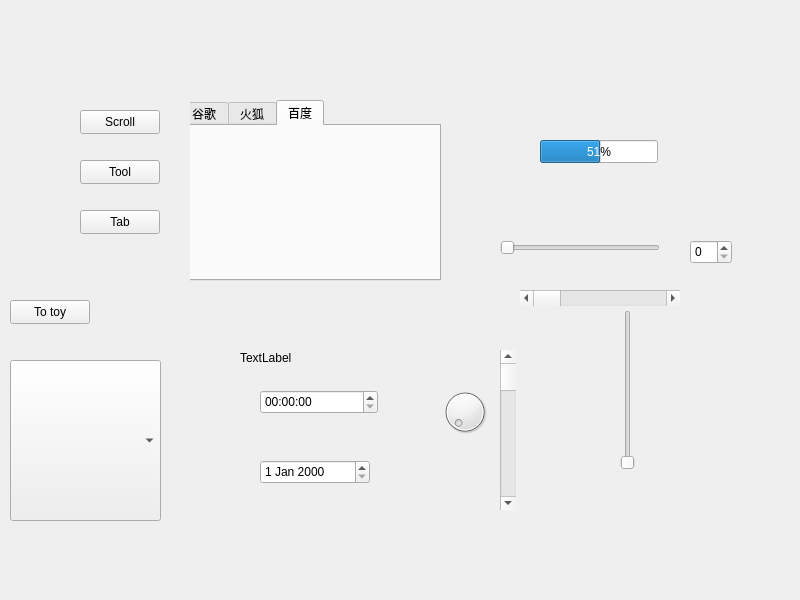
<?xml version="1.0" encoding="UTF-8"?>
<ui version="4.0">
 <class>Widget</class>
 <widget class="QWidget" name="Widget">
  <property name="geometry">
   <rect>
    <x>0</x>
    <y>0</y>
    <width>800</width>
    <height>600</height>
   </rect>
  </property>
  <property name="windowTitle">
   <string>Widget</string>
  </property>
  <widget class="QStackedWidget" name="stackedWidget">
   <property name="geometry">
    <rect>
     <x>190</x>
     <y>80</y>
     <width>281</width>
     <height>211</height>
    </rect>
   </property>
   <property name="currentIndex">
    <number>1</number>
   </property>
   <widget class="QWidget" name="page_3">
    <widget class="QScrollArea" name="scrollArea">
     <property name="geometry">
      <rect>
       <x>130</x>
       <y>40</y>
       <width>100</width>
       <height>104</height>
      </rect>
     </property>
     <property name="widgetResizable">
      <bool>true</bool>
     </property>
     <widget class="QWidget" name="scrollAreaWidgetContents">
      <property name="geometry">
       <rect>
        <x>0</x>
        <y>-73</y>
        <width>98</width>
        <height>191</height>
       </rect>
      </property>
      <layout class="QVBoxLayout" name="verticalLayout">
       <item>
        <widget class="QPushButton" name="pushButton_5">
         <property name="text">
          <string>PushButton</string>
         </property>
        </widget>
       </item>
       <item>
        <widget class="QPushButton" name="pushButton_3">
         <property name="text">
          <string>PushButton</string>
         </property>
        </widget>
       </item>
       <item>
        <widget class="QPushButton" name="pushButton_4">
         <property name="text">
          <string>PushButton</string>
         </property>
        </widget>
       </item>
       <item>
        <widget class="QPushButton" name="pushButton">
         <property name="text">
          <string>PushButton</string>
         </property>
        </widget>
       </item>
       <item>
        <widget class="QToolButton" name="toolButton">
         <property name="text">
          <string>...</string>
         </property>
        </widget>
       </item>
       <item>
        <widget class="QPushButton" name="pushButton_2">
         <property name="text">
          <string>PushButton</string>
         </property>
        </widget>
       </item>
      </layout>
     </widget>
    </widget>
   </widget>
   <widget class="QWidget" name="page_5">
    <widget class="QTabWidget" name="tabWidget">
     <property name="geometry">
      <rect>
       <x>-10</x>
       <y>20</y>
       <width>261</width>
       <height>181</height>
      </rect>
     </property>
     <property name="currentIndex">
      <number>2</number>
     </property>
     <widget class="QWidget" name="">
      <attribute name="title">
       <string>谷歌</string>
      </attribute>
     </widget>
     <widget class="QWidget" name="tab">
      <attribute name="title">
       <string>火狐</string>
      </attribute>
     </widget>
     <widget class="QWidget" name="tab_2">
      <attribute name="title">
       <string>百度</string>
      </attribute>
     </widget>
    </widget>
   </widget>
   <widget class="QWidget" name="page_4">
    <widget class="QToolBox" name="toolBox">
     <property name="geometry">
      <rect>
       <x>160</x>
       <y>10</y>
       <width>81</width>
       <height>171</height>
      </rect>
     </property>
     <property name="currentIndex">
      <number>0</number>
     </property>
     <widget class="QWidget" name="">
      <property name="geometry">
       <rect>
        <x>0</x>
        <y>0</y>
        <width>81</width>
        <height>81</height>
       </rect>
      </property>
      <attribute name="label">
       <string>妹妹</string>
      </attribute>
      <widget class="QPushButton" name="pushButton_6">
       <property name="geometry">
        <rect>
         <x>20</x>
         <y>20</y>
         <width>80</width>
         <height>24</height>
        </rect>
       </property>
       <property name="text">
        <string>PushButton</string>
       </property>
      </widget>
     </widget>
     <widget class="QWidget" name="page_2">
      <property name="geometry">
       <rect>
        <x>0</x>
        <y>0</y>
        <width>81</width>
        <height>81</height>
       </rect>
      </property>
      <attribute name="label">
       <string>闺蜜</string>
      </attribute>
      <widget class="QRadioButton" name="radioButton">
       <property name="geometry">
        <rect>
         <x>20</x>
         <y>70</y>
         <width>97</width>
         <height>22</height>
        </rect>
       </property>
       <property name="text">
        <string>RadioButton</string>
       </property>
      </widget>
     </widget>
     <widget class="QWidget" name="page">
      <attribute name="label">
       <string>黑名单</string>
      </attribute>
      <widget class="QRadioButton" name="radioButton_2">
       <property name="geometry">
        <rect>
         <x>80</x>
         <y>60</y>
         <width>97</width>
         <height>22</height>
        </rect>
       </property>
       <property name="text">
        <string>RadioButton</string>
       </property>
      </widget>
     </widget>
    </widget>
   </widget>
  </widget>
  <widget class="QPushButton" name="btnScr">
   <property name="geometry">
    <rect>
     <x>80</x>
     <y>110</y>
     <width>80</width>
     <height>24</height>
    </rect>
   </property>
   <property name="text">
    <string>Scroll</string>
   </property>
  </widget>
  <widget class="QPushButton" name="btnTool">
   <property name="geometry">
    <rect>
     <x>80</x>
     <y>160</y>
     <width>80</width>
     <height>24</height>
    </rect>
   </property>
   <property name="text">
    <string>Tool</string>
   </property>
  </widget>
  <widget class="QPushButton" name="btnTab">
   <property name="geometry">
    <rect>
     <x>80</x>
     <y>210</y>
     <width>80</width>
     <height>24</height>
    </rect>
   </property>
   <property name="text">
    <string>Tab</string>
   </property>
  </widget>
  <widget class="QComboBox" name="comboBox">
   <property name="geometry">
    <rect>
     <x>10</x>
     <y>360</y>
     <width>151</width>
     <height>161</height>
    </rect>
   </property>
  </widget>
  <widget class="QPushButton" name="btnToy">
   <property name="geometry">
    <rect>
     <x>10</x>
     <y>300</y>
     <width>80</width>
     <height>24</height>
    </rect>
   </property>
   <property name="text">
    <string>To toy</string>
   </property>
  </widget>
  <widget class="QTimeEdit" name="timeEdit">
   <property name="geometry">
    <rect>
     <x>260</x>
     <y>390</y>
     <width>118</width>
     <height>24</height>
    </rect>
   </property>
  </widget>
  <widget class="QDateEdit" name="dateEdit">
   <property name="geometry">
    <rect>
     <x>260</x>
     <y>460</y>
     <width>110</width>
     <height>24</height>
    </rect>
   </property>
  </widget>
  <widget class="QScrollBar" name="horizontalScrollBar">
   <property name="geometry">
    <rect>
     <x>520</x>
     <y>290</y>
     <width>160</width>
     <height>16</height>
    </rect>
   </property>
   <property name="orientation">
    <enum>Qt::Orientation::Horizontal</enum>
   </property>
  </widget>
  <widget class="QDial" name="dial">
   <property name="geometry">
    <rect>
     <x>440</x>
     <y>380</y>
     <width>50</width>
     <height>64</height>
    </rect>
   </property>
  </widget>
  <widget class="QScrollBar" name="verticalScrollBar">
   <property name="geometry">
    <rect>
     <x>500</x>
     <y>350</y>
     <width>16</width>
     <height>160</height>
    </rect>
   </property>
   <property name="orientation">
    <enum>Qt::Orientation::Vertical</enum>
   </property>
  </widget>
  <widget class="QSlider" name="verticalSlider">
   <property name="geometry">
    <rect>
     <x>620</x>
     <y>310</y>
     <width>16</width>
     <height>160</height>
    </rect>
   </property>
   <property name="orientation">
    <enum>Qt::Orientation::Vertical</enum>
   </property>
  </widget>
  <widget class="QSpinBox" name="spinBox">
   <property name="geometry">
    <rect>
     <x>690</x>
     <y>240</y>
     <width>42</width>
     <height>24</height>
    </rect>
   </property>
  </widget>
  <widget class="QSlider" name="horizontalSlider">
   <property name="geometry">
    <rect>
     <x>500</x>
     <y>240</y>
     <width>160</width>
     <height>16</height>
    </rect>
   </property>
   <property name="orientation">
    <enum>Qt::Orientation::Horizontal</enum>
   </property>
  </widget>
  <widget class="QLabel" name="label">
   <property name="geometry">
    <rect>
     <x>240</x>
     <y>350</y>
     <width>54</width>
     <height>16</height>
    </rect>
   </property>
   <property name="text">
    <string>TextLabel</string>
   </property>
  </widget>
  <widget class="QProgressBar" name="progressBar">
   <property name="geometry">
    <rect>
     <x>540</x>
     <y>140</y>
     <width>118</width>
     <height>23</height>
    </rect>
   </property>
   <property name="value">
    <number>51</number>
   </property>
  </widget>
 </widget>
 <resources/>
 <connections/>
</ui>
